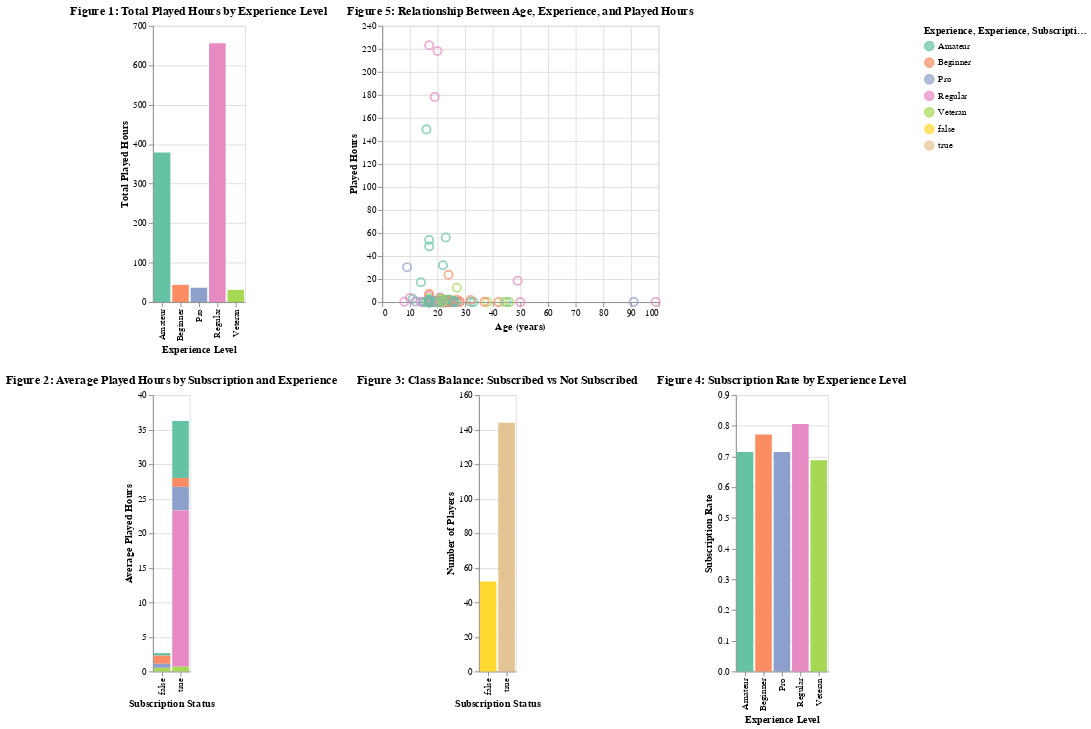

The cell this chart's notebook holds for it:
### Markdown cell above
### 3 - Exploratory data analysis

We began with exploratory analysis to understand the distribution of key variables and their relationships with subscription. We examined how played hours and age vary across experience levels and subscription groups. This step helps confirm whether the chosen predictors plausibly relate to the response and provides context for later modeling choices.

### Code cell
# This chart displays the total played hours for each experience level to highlight how engagement differs among player types.
plot_bar1 = (
    alt.Chart(dropped_players)
    .mark_bar()
    .encode(
        x=alt.X("experience:N", title="Experience Level"),
        y=alt.Y("sum(played_hours):Q", title="Total Played Hours"),
        color=alt.Color("experience:N", title="Experience"),
        tooltip=["experience", alt.Tooltip("sum(played_hours):Q", title="Total Hours")]
    )
    .properties(title="Figure 1: Total Played Hours by Experience Level")
)

# This bar chart compares the average played hours by subscription status across different experience levels.
plot_bar2 = (
    alt.Chart(dropped_players)
    .mark_bar()
    .encode(
        x=alt.X("subscribe:N", title="Subscription Status"),
        y=alt.Y("mean(played_hours):Q", title="Average Played Hours"),
        color=alt.Color(
            "experience:N",
            legend=alt.Legend(title="Experience"),
            scale=alt.Scale(scheme="set2")
        ),
        tooltip=[
            "subscribe",
            "experience",
            alt.Tooltip("mean(played_hours):Q", title="Average Hours"),
        ],
    )
    .properties(title="Figure 2: Average Played Hours by Subscription and Experience")
)

# This plot shows the overall class balance between subscribed and non-subscribed players to confirm whether the data is imbalanced.
plot_class = (
    alt.Chart(dropped_players)
    .mark_bar()
    .encode(
        x=alt.X("subscribe:N", title="Subscription Status"),
        y=alt.Y("count():Q", title="Number of Players"),
        color=alt.Color(
            "subscribe:N",
            legend=alt.Legend(title="Subscription status"),
            scale=alt.Scale(scheme="set2")
        ),
        tooltip=["subscribe", alt.Tooltip("count():Q", title="Count")],
    )
    .properties(title="Figure 3: Class Balance: Subscribed vs Not Subscribed")
)

# This chart illustrates the average subscription rate within each experience level.
plot_rate = (
    alt.Chart(dropped_players)
    .mark_bar()
    .encode(
        x=alt.X("experience:N", title="Experience Level"),
        y=alt.Y("mean(subscribe):Q", title="Subscription Rate"),
        color=alt.Color("experience:N", legend=alt.Legend(title="Experience")),
        tooltip=[
            "experience",
            alt.Tooltip("mean(subscribe):Q", title="Subscription Rate"),
        ],
    )
    .properties(title="Figure 4: Subscription Rate by Experience Level")
)


# This scatter plot shows how age relates to total played hours. Color indicates each player's experience level.
plot_scatter = (
    alt.Chart(dropped_players)
    .mark_point(size=80, opacity=0.7)
    .encode(
        x=alt.X("age:Q", title="Age (years)"),
        y=alt.Y("played_hours:Q", title="Played Hours"),
        color=alt.Color("experience:N", title="Experience"),
        tooltip=["age", "played_hours", "experience", "subscribe"]
    )
    .properties(title="Figure 5: Relationship Between Age, Experience, and Played Hours")
)

(plot_bar1 | plot_scatter ) & ( plot_bar2 | plot_class | plot_rate )

### Figure 1 — Vega-Lite specification as saved in the notebook (floating-point values rounded to 4 significant figures; data arrays with more than 128 entries replaced by an {"elided": "..."} marker saying what was removed)
{"config": {"view": {"continuousWidth": 300, "continuousHeight": 300}}, "vconcat": [{"hconcat": [{"mark": {"type": "bar"}, "encoding": {"color": {"field": "experience", "title": "Experience", "type": "nominal"}, "tooltip": [{"field": "experience", "type": "nominal"}, {"aggregate": "sum", "field": "played_hours", "title": "Total Hours", "type": "quantitative"}], "x": {"field": "experience", "title": "Experience Level", "type": "nominal"}, "y": {"aggregate": "sum", "field": "played_hours", "title": "Total Played Hours", "type": "quantitative"}}, "title": "Figure 1: Total Played Hours by Experience Level"}, {"mark": {"type": "point", "opacity": 0.7, "size": 80}, "encoding": {"color": {"field": "experience", "title": "Experience", "type": "nominal"}, "tooltip": [{"field": "age", "type": "quantitative"}, {"field": "played_hours", "type": "quantitative"}, {"field": "experience", "type": "nominal"}, {"field": "subscribe", "type": "nominal"}], "x": {"field": "age", "title": "Age (years)", "type": "quantitative"}, "y": {"field": "played_hours", "title": "Played Hours", "type": "quantitative"}}, "title": "Figure 5: Relationship Between Age, Experience, and Played Hours"}]}, {"hconcat": [{"mark": {"type": "bar"}, "encoding": {"color": {"field": "experience", "legend": {"title": "Experience"}, "scale": {"scheme": "set2"}, "type": "nominal"}, "tooltip": [{"field": "subscribe", "type": "nominal"}, {"field": "experience", "type": "nominal"}, {"aggregate": "mean", "field": "played_hours", "title": "Average Hours", "type": "quantitative"}], "x": {"field": "subscribe", "title": "Subscription Status", "type": "nominal"}, "y": {"aggregate": "mean", "field": "played_hours", "title": "Average Played Hours", "type": "quantitative"}}, "title": "Figure 2: Average Played Hours by Subscription and Experience"}, {"mark": {"type": "bar"}, "encoding": {"color": {"field": "subscribe", "legend": {"title": "Subscription status"}, "scale": {"scheme": "set2"}, "type": "nominal"}, "tooltip": [{"field": "subscribe", "type": "nominal"}, {"aggregate": "count", "title": "Count", "type": "quantitative"}], "x": {"field": "subscribe", "title": "Subscription Status", "type": "nominal"}, "y": {"aggregate": "count", "title": "Number of Players", "type": "quantitative"}}, "title": "Figure 3: Class Balance: Subscribed vs Not Subscribed"}, {"mark": {"type": "bar"}, "encoding": {"color": {"field": "experience", "legend": {"title": "Experience"}, "type": "nominal"}, "tooltip": [{"field": "experience", "type": "nominal"}, {"aggregate": "mean", "field": "subscribe", "title": "Subscription Rate", "type": "quantitative"}], "x": {"field": "experience", "title": "Experience Level", "type": "nominal"}, "y": {"aggregate": "mean", "field": "subscribe", "title": "Subscription Rate", "type": "quantitative"}}, "title": "Figure 4: Subscription Rate by Experience Level"}]}], "data": {"name": "data-2def6b37beff92aab52e02bfdd6aab08"}, "$schema": "https://vega.github.io/schema/vega-lite/v5.20.1.json", "datasets": {"data-2def6b37beff92aab52e02bfdd6aab08": {"elided": "196 records"}}}
